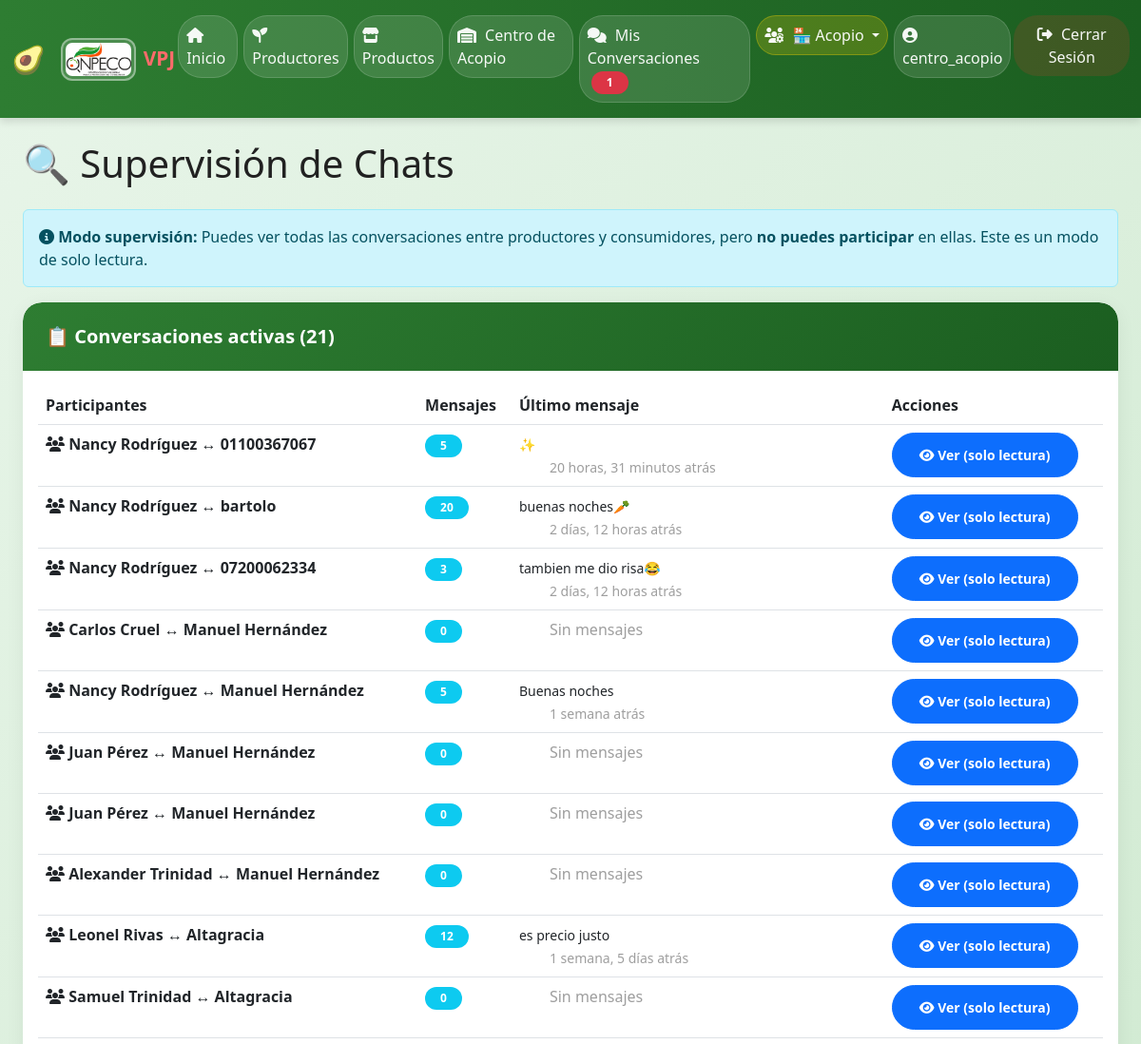
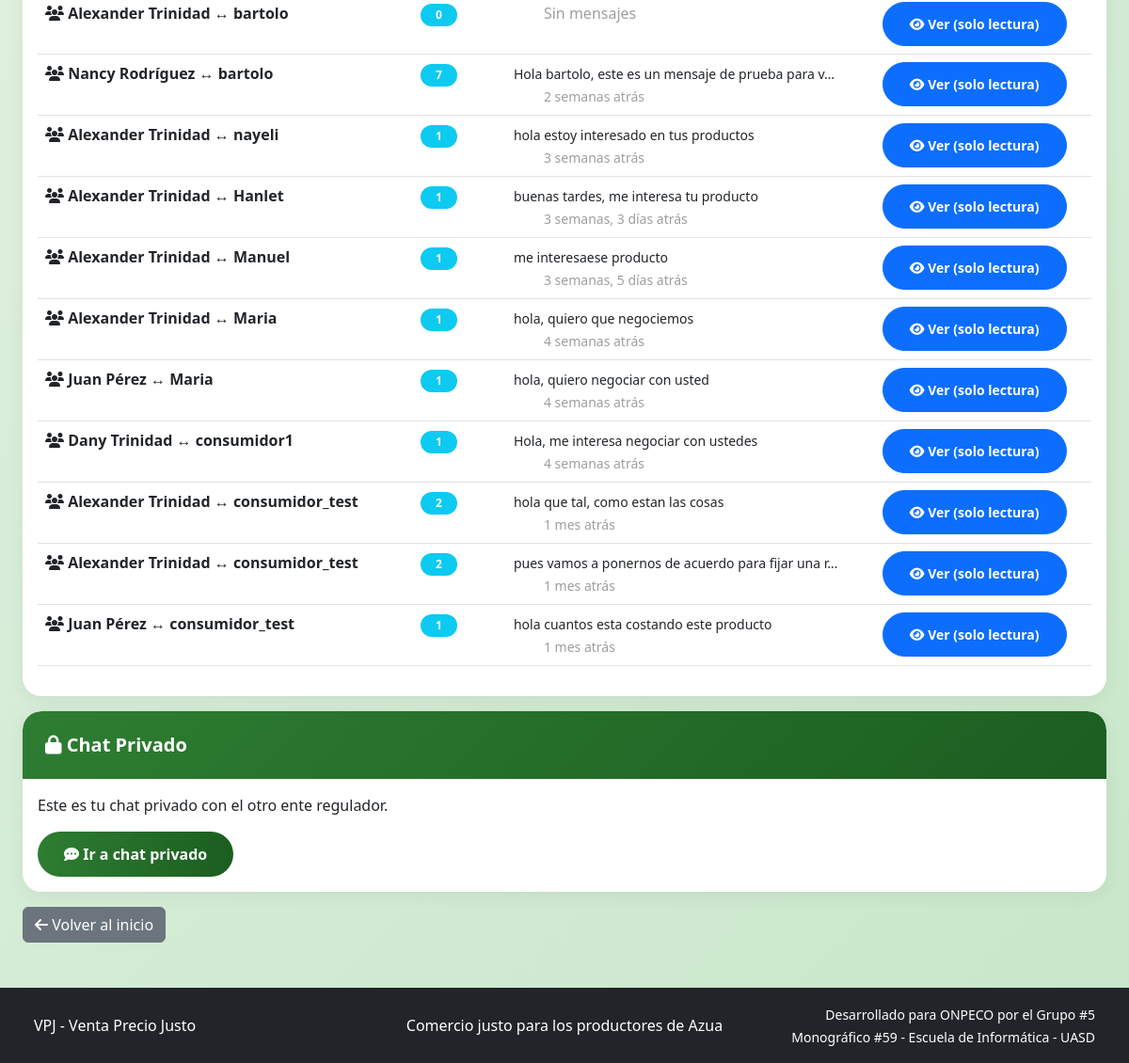
The app's page /chat/supervisar/ (signed in) with its own data (2 pictures, top to bottom).
### apps/users/models.py (models this page shows, shortened)
class User(AbstractUser):
    ROLES = (
        ('productor', 'Productor'),
        ('consumidor', 'Consumidor'),
        ('suplidor', 'Suplidor'),
        ('regulador', 'Regulador'),
        ('acopio', 'Centro de Acopio'),
    )
    NIVELES_REPUTACION = (
        ('excelente', '🌟 Excelente - Productor ejemplar'),
        ('bueno', '👍 Bueno - Cumple con lo pactado'),
        ('regular', '⚠️ Regular - Presenta quejas ocasionales'),
        ('malo', '👎 Malo - Múltiples quejas justificadas'),
        ('critico', '🚨 Crítico - Riesgo para consumidores'),
    )
    role = models.CharField(
        max_length=20,
        choices=ROLES,
        default='consumidor',
        help_text="Rol del usuario en el sistema VPJ"
    )
    phone = models.CharField(
        max_length=15,
        blank=True,
        null=True,
        help_text="Número de teléfono del usuario"
    )
    address = models.TextField(
        blank=True,
        null=True,
        help_text="Dirección física del usuario o negocio"
    )
    business_name = models.CharField(
        max_length=100,
        blank=True,
        null=True,
        help_text="Nombre del negocio o finca (para productores/suplidores)"
    )
    is_approved = models.BooleanField(
        default=False,
        help_text="Indica si el productor/suplidor ha sido aprobado por ONPECO"
    )
    is_profile_public = models.BooleanField(
        default=True,
        help_text="Si es True, el perfil público es visible para todos. Si es False, solo el productor y ONPECO pueden verlo."
    )
    reputacion_actual = models.CharField(
        max_length=20,
        choices=NIVELES_REPUTACION,
        default='bueno',
        blank=True,
        null=True,
        help_text="Nivel de reputación asignado por ONPECO"
    )
    must_change_password = models.BooleanField(
        default=False,
        help_text="Indica si el usuario debe cambiar su contraseña al iniciar sesión (contraseña temporal)"
    )
    def get_full_name(self):
        if self.first_name and self.last_name:
            return f"{self.first_name} {self.last_name}"
        elif self.first_name:
            return self.first_name
        elif self.last_name:
            return self.last_name
        return self.username  # Si no tiene nombre, muestra la cédula
    def get_display_name(self):
        nombre = self.get_full_name()
        if nombre != self.username:
            return f"{nombre} ({self.username})"
        return self.username

### apps/chat/models.py (models this page shows, shortened)
class ChatRoom(models.Model):
    productor = models.ForeignKey(
        settings.AUTH_USER_MODEL,
        on_delete=models.CASCADE,
        related_name='chat_rooms_as_productor',
        help_text="Usuario productor (dueño del producto)"
    )
    consumidor = models.ForeignKey(
        settings.AUTH_USER_MODEL,
        on_delete=models.CASCADE,
        related_name='chat_rooms_as_consumidor',
        help_text="Usuario consumidor (comprador potencial)"
    )
    producto = models.ForeignKey(
        'marketplace.Product',
        on_delete=models.CASCADE,
        null=True,
        blank=True,
        help_text="Producto relacionado con el chat (opcional)"
    )
    created_at = models.DateTimeField(
        auto_now_add=True,
        help_text="Fecha y hora de creación de la sala"
    )
    updated_at = models.DateTimeField(
        auto_now=True,
        help_text="Fecha y hora de última actualización (nuevo mensaje)"
    )
    is_private_onpeco_acopio = models.BooleanField(
        default=False,
        help_text="Indica si es el chat privado entre ONPECO y Centro de Acopio"
    )
    class Meta:
        unique_together = ['productor', 'consumidor', 'producto']
        verbose_name = 'Sala de chat'
        verbose_name_plural = 'Salas de chat'

class ChatMessage(models.Model):
    room = models.ForeignKey(
        ChatRoom,
        on_delete=models.CASCADE,
        related_name='messages',
        help_text="Sala de chat a la que pertenece el mensaje"
    )
    sender = models.ForeignKey(
        settings.AUTH_USER_MODEL,
        on_delete=models.CASCADE,
        related_name='sent_messages',
        help_text="Usuario que envió el mensaje"
    )
    message = models.TextField(
        help_text="Contenido del mensaje (texto)"
    )
    is_read = models.BooleanField(
        default=False,
        help_text="Indica si el mensaje ha sido leído por el destinatario"
    )
    created_at = models.DateTimeField(
        auto_now_add=True,
        help_text="Fecha y hora de envío del mensaje"
    )
    @classmethod
    def get_unread_count_for_user(cls, user):
        return cls.objects.filter(
            room__productor=user,
            is_read=False
        ).exclude(sender=user).count() + cls.objects.filter(
            room__consumidor=user,
            is_read=False
        ).exclude(sender=user).count()

### apps/chat/views.py (the view)
# urls.py: path('supervisar/', views.supervisar_chats, name='supervisar_chats'),
@login_required
def supervisar_chats(request):
    is_onpeco = request.user.role == 'regulador' or request.user.is_superuser
    is_acopio = request.user.username == 'centro_acopio'
    if not (is_onpeco or is_acopio):
        messages.error(request, 'No tienes permiso para acceder a esta sección.')
        return redirect('inicio')
    chats = ChatRoom.objects.filter(
        is_private_onpeco_acopio=False
    ).order_by('-updated_at')
    for chat in chats:
        chat.last_message = ChatMessage.objects.filter(room=chat).order_by('-created_at').first()
        chat.participant_names = f"{chat.productor.get_full_name() or chat.productor.username} ↔ {chat.consumidor.get_full_name() or chat.consumidor.username}"
        chat.message_count = ChatMessage.objects.filter(room=chat).count()
    context = {
        'chats': chats,
        'is_supervisor': True,
        'total_chats': chats.count(),
    }
    return render(request, 'chat/supervisar_chats.html', context)

### templates/chat/supervisar_chats.html (shortened to what this page needs)
{% extends 'base/base.html' %}
{% block content %}
<div class="container">
    <h1 class="mb-4">🔍 Supervisión de Chats</h1>
    <div class="alert alert-info">
        <i class="fas fa-info-circle"></i>
        <strong>Modo supervisión:</strong> Puedes ver todas las conversaciones entre productores y consumidores,
        pero <strong>no puedes participar</strong> en ellas. Este es un modo de solo lectura.
    </div>
    <div class="card">
        <div class="card-header bg-primary text-white">
            <h5 class="mb-0">📋 Conversaciones activas ({{ total_chats }})</h5>
        </div>
        <div class="card-body">
            {% if chats %}
            <div class="table-responsive">
                <table class="table table-hover">
                    <thead>
                        <tr>
                            <th>Participantes</th>
                            <th>Mensajes</th>
                            <th>Último mensaje</th>
                            <th>Acciones</th>
                        </tr>
                    </thead>
                    <tbody>
                        {% for chat in chats %}
                        <tr>
                            <td>
                                <i class="fas fa-users"></i>
                                <strong>{{ chat.participant_names }}</strong>
                            </td>
                            <td>
                                <span class="badge bg-info">{{ chat.message_count }}</span>
                            </td>
                            <td>
                                {% if chat.last_message %}
                                    <small>{{ chat.last_message.message|truncatechars:50 }}</small><br>
                                    <small class="text-muted">{{ chat.last_message.created_at|timesince }} atrás</small>
                                {% else %}
                                    <span class="text-muted">Sin mensajes</span>
                                {% endif %}
                            </td>
                            <td>
                                <a href="{% url 'chat:ver_chat_supervision' chat.id %}" class="btn btn-sm btn-primary">
                                    <i class="fas fa-eye"></i> Ver (solo lectura)
                                </a>
                            </td>
                        </tr>
                        {% endfor %}
                    </tbody>
                </table>
            </div>
            {% else %}
            <div class="alert alert-info text-center">
                <i class="fas fa-inbox fa-3x mb-3"></i>
                <h4>No hay conversaciones activas</h4>
                <p>Los productores y consumidores aún no han iniciado chats.</p>
            </div>
            {% endif %}
        </div>
    </div>
    <div class="card mt-3 border-success">
        <div class="card-header bg-success text-white">
            <h5 class="mb-0"><i class="fas fa-lock"></i> Chat Privado</h5>
        </div>
        <div class="card-body">
            <p>Este es tu chat privado con el otro ente regulador.</p>
            <a href="{% url 'chat:chat_privado_onpeco_acopio' %}" class="btn btn-success">
                <i class="fas fa-comment-dots"></i> Ir a chat privado
            </a>
        </div>
    </div>
    <div class="mt-3">
        <a href="{% url 'inicio' %}" class="btn btn-secondary">
            <i class="fas fa-arrow-left"></i> Volver al inicio
        </a>
    </div>
</div>
{% endblock %}

### templates/base/base.html (shortened to what this page needs)
<!DOCTYPE html>
<html lang="es">
<head>
    {% load static %}
    <link href="https://cdn.jsdelivr.net/npm/bootstrap@5.3.0/dist/css/bootstrap.min.css" rel="stylesheet">
    <link rel="stylesheet" href="https://cdnjs.cloudflare.com/ajax/libs/font-awesome/6.4.0/css/all.min.css">
    <link rel="stylesheet" href="{% static 'css/style.css' %}">
</head>
<body>
    <nav class="navbar navbar-expand-lg navbar-dark bg-success">
        <div class="container">
            <a class="navbar-brand" href="{% url 'inicio' %}">
                <a href="https://onpeco.org/" target="_blank" title="Visitar sitio oficial de ONPECO" style="text-decoration: none; display: flex; align-items: center;">
                    <img src="/media/logo_onpeco.png" alt="ONPECO" height="45" class="d-inline-block align-top me-2" style="border-radius: 12px; border: 2px solid rgba(255,255,255,0.4); padding: 3px; background: rgba(255,255,255,0.15); object-fit: cover;">
                </a>
                <span style="font-size: 1.3rem; font-weight: 700; white-space: nowrap; color: #FF6B6B; cursor: pointer;"
                      data-bs-toggle="modal"
                      data-bs-target="#modalVPJ"
                      title="Haz clic para conocer más sobre VPJ">
                    VPJ
                </span>
            </a>
            <div class="collapse navbar-collapse" id="navbarNav">
                <ul class="navbar-nav ms-auto">
                    <li class="nav-item">
                        <a class="nav-link" href="{% url 'inicio' %}">
                            <i class="fas fa-home"></i> Inicio
                        </a>
                    </li>
                    <li class="nav-item">
                        <a class="nav-link" href="{% url 'users:lista_productores_publicos' %}">
                            <i class="fas fa-seedling"></i> Productores
                        </a>
                    </li>
                    {% if user.is_authenticated %}
                        <li class="nav-item">
                            <a class="nav-link" href="{% url 'marketplace:lista_productos' %}">
                                <i class="fas fa-store"></i> Productos
                            </a>
                        </li>
                        {% if user.role == 'acopio' or user.username == 'centro_acopio' %}
                        <li class="nav-item">
                            <a class="nav-link" href="{% url 'cart:pedidos_acopio' %}">
                                <i class="fas fa-warehouse"></i> Centro de Acopio
                            </a>
                        </li>
                        {% endif %}
                        <li class="nav-item">
                            <a class="nav-link" href="{% url 'chat:mis_chats' %}">
                                <i class="fas fa-comments"></i> Mis Conversaciones
                                {% if chat_unread_count > 0 %}
                                <span class="badge bg-danger ms-1">{{ chat_unread_count }}</span>
                                {% endif %}
                            </a>
                        </li>
                        {% if user.is_staff or user.is_superuser or user.role == 'regulador' or user.username == 'centro_acopio' %}
                        <li class="nav-item dropdown">
                            <a class="nav-link dropdown-toggle" href="#" role="button" data-bs-toggle="dropdown">
                                <i class="fas fa-users-cog"></i> {% if user.username == 'centro_acopio' %}🏪 Acopio{% else %}ONPECO{% endif %}
                            </a>
                        </li>
                        {% endif %}
                        <li class="nav-item">
                            <a class="nav-link" href="{% url 'users:perfil' %}">
                                <i class="fas fa-user-circle"></i>
                                {% if user.role == 'regulador' %}
                                    Regulador
                                {% else %}
                                    {{ user.get_display_name }}
                                {% endif %}
                            </a>
                        </li>
                        <li class="nav-item">
                            <form action="{% url 'logout' %}" method="post" style="display: inline;">
                                <button type="submit" class="btn btn-link nav-link" style="border: none; background: none; color: white; text-decoration: none; border-radius: 25px; padding: 8px 18px; margin: 0; cursor: pointer; width: auto;">
                                    <i class="fas fa-sign-out-alt"></i> Cerrar Sesión
                                </button>
                            </form>
                        </li>
                    {% endif %}
                </ul>
            </div>
        </div>
    </nav>
    <main class="container my-4">
        {% block content %}
        {% endblock %}
    </main>
    <footer class="bg-dark text-white text-center py-3 mt-5">
        <div class="container">
            <div class="row align-items-center">
                <div class="col-md-4 text-center text-md-start">
                    <span>VPJ - Venta Precio Justo</span>
                </div>
                <div class="col-md-4 text-center">
                    <p class="mb-0">Comercio justo para los productores de Azua</p>
                </div>
                <div class="col-md-4 text-center text-md-end">
                    <small>Desarrollado para ONPECO por el Grupo #5<br>Monográfico #59 - Escuela de Informática - UASD</small>
                </div>
            </div>
        </div>
    </footer>
</body>
</html>

### records on screen
User: get_display_name "centro_acopio"
ChatRoom: participant_names "Nancy Rodríguez ↔ 01100367067", message_count "5", last_message.message "✨", last_message.created_at "20 horas, 31 minutos"
ChatRoom: participant_names "Nancy Rodríguez ↔ bartolo", message_count "20", last_message.message "buenas noches🥕", last_message.created_at "2 días, 12 horas"
ChatRoom: participant_names "Nancy Rodríguez ↔ 07200062334", message_count "3", last_message.message "tambien me dio risa😂", last_message.created_at "2 días, 12 horas"
ChatRoom: participant_names "Carlos Cruel ↔ Manuel Hernández", message_count "0", shows "Sin mensajes"
ChatRoom: participant_names "Nancy Rodríguez ↔ Manuel Hernández", message_count "5", last_message.message "Buenas noches", last_message.created_at "1 semana"
ChatRoom: participant_names "Juan Pérez ↔ Manuel Hernández", message_count "0", shows "Sin mensajes"
ChatRoom: participant_names "Juan Pérez ↔ Manuel Hernández", message_count "0", shows "Sin mensajes"
ChatRoom: participant_names "Alexander Trinidad ↔ Manuel Hernández", message_count "0", shows "Sin mensajes"
ChatRoom: participant_names "Leonel Rivas ↔ Altagracia", message_count "12", last_message.message "es precio justo", last_message.created_at "1 semana, 5 días"
ChatRoom: participant_names "Samuel Trinidad ↔ Altagracia", message_count "0", shows "Sin mensajes"
ChatRoom: participant_names "Alexander Trinidad ↔ bartolo", message_count "0", shows "Sin mensajes"
ChatRoom: participant_names "Nancy Rodríguez ↔ bartolo", message_count "7", last_message.message "Hola bartolo, este es un mensaje de prueba para v…", last_message.created_at "2 semanas"
ChatRoom: participant_names "Alexander Trinidad ↔ nayeli", message_count "1", last_message.message "hola estoy interesado en tus productos", last_message.created_at "3 semanas"
ChatRoom: participant_names "Alexander Trinidad ↔ Hanlet", message_count "1", last_message.message "buenas tardes, me interesa tu producto", last_message.created_at "3 semanas, 3 días"
ChatRoom: participant_names "Alexander Trinidad ↔ Manuel", message_count "1", last_message.message "me interesaese producto", last_message.created_at "3 semanas, 5 días"
ChatRoom: participant_names "Alexander Trinidad ↔ Maria", message_count "1", last_message.message "hola, quiero que negociemos", last_message.created_at "4 semanas"
ChatRoom: participant_names "Juan Pérez ↔ Maria", message_count "1", last_message.message "hola, quiero negociar con usted", last_message.created_at "4 semanas"
ChatRoom: participant_names "Dany Trinidad ↔ consumidor1", message_count "1", last_message.message "Hola, me interesa negociar con ustedes", last_message.created_at "4 semanas"
ChatRoom: participant_names "Alexander Trinidad ↔ consumidor_test", message_count "2", last_message.message "hola que tal, como estan las cosas", last_message.created_at "1 mes"
ChatRoom: participant_names "Alexander Trinidad ↔ consumidor_test", message_count "2", last_message.message "pues vamos a ponernos de acuerdo para fijar una r…", last_message.created_at "1 mes"
ChatRoom: participant_names "Juan Pérez ↔ consumidor_test", message_count "1", last_message.message "hola cuantos esta costando este producto", last_message.created_at "1 mes"

### other values on screen
{{ chat_unread_count }} "1"
{{ total_chats }} "21"
